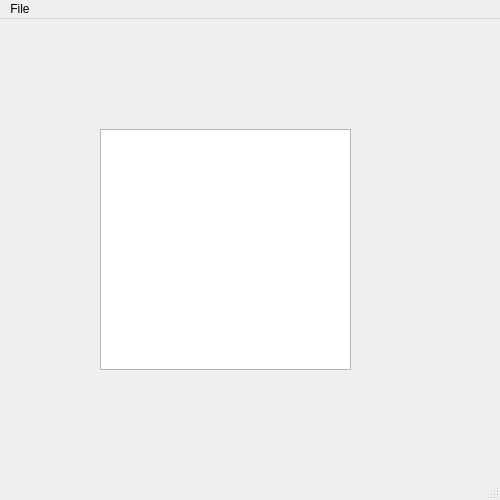
<?xml version="1.0" encoding="UTF-8"?>
<ui version="4.0">
 <class>MainWindow</class>
 <widget class="QMainWindow" name="MainWindow">
  <property name="windowModality">
   <enum>Qt::ApplicationModal</enum>
  </property>
  <property name="geometry">
   <rect>
    <x>0</x>
    <y>0</y>
    <width>500</width>
    <height>500</height>
   </rect>
  </property>
  <property name="windowTitle">
   <string>MainWindow</string>
  </property>
  <widget class="QWidget" name="centralwidget">
   <widget class="QTextEdit" name="textEdit">
    <property name="geometry">
     <rect>
      <x>100</x>
      <y>110</y>
      <width>251</width>
      <height>241</height>
     </rect>
    </property>
   </widget>
  </widget>
  <widget class="QMenuBar" name="menubar">
   <property name="geometry">
    <rect>
     <x>0</x>
     <y>0</y>
     <width>500</width>
     <height>21</height>
    </rect>
   </property>
   <widget class="QMenu" name="menuFile">
    <property name="title">
     <string>File</string>
    </property>
    <addaction name="actionOpen"/>
    <addaction name="actionSave"/>
   </widget>
   <addaction name="menuFile"/>
  </widget>
  <widget class="QStatusBar" name="statusbar"/>
  <action name="actionOpen">
   <property name="text">
    <string>Open</string>
   </property>
  </action>
  <action name="actionSave">
   <property name="text">
    <string>Save</string>
   </property>
  </action>
 </widget>
 <resources/>
 <connections/>
</ui>
